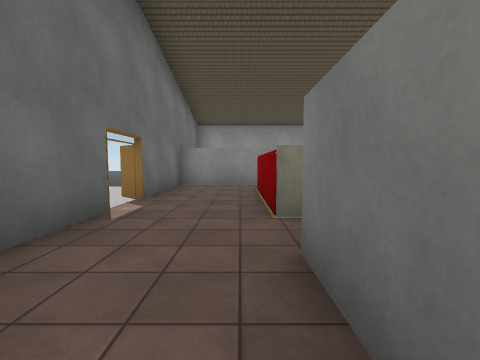
view 1 (above)

24 first-person views from a walk through a scene from a Unity 3-D project. The camera is 1.4 m above the floor, tilts 4° down and sees 90° across. The floor is counted in squares, 2 m on a side. Each view is taken from the middle of a square. On the plan, view 1 faces up. The plan holds only what a view shows up to about 9 squares ahead; the rest is blank. The place goes on beyond the plan. The player is left out. Some surface patterns are stand-ins.

view 2
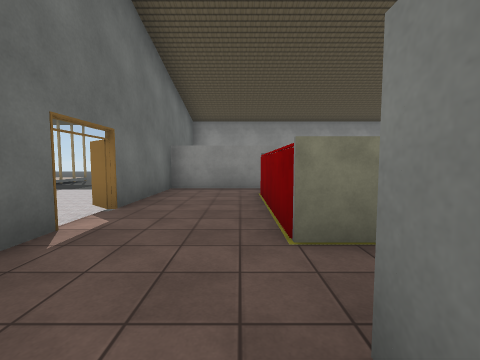

view 3
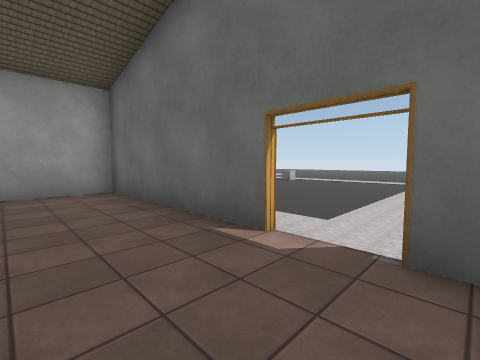

view 4
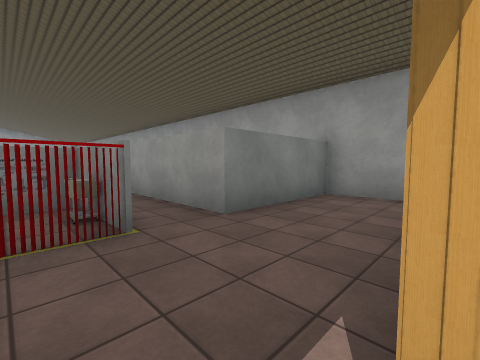

view 5
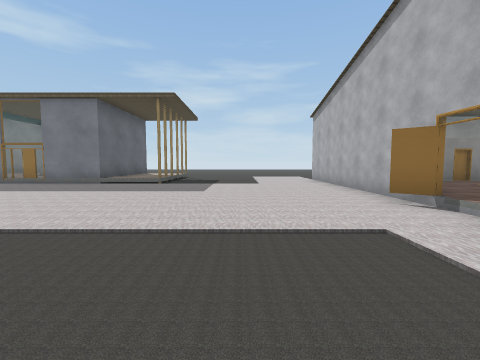

view 6
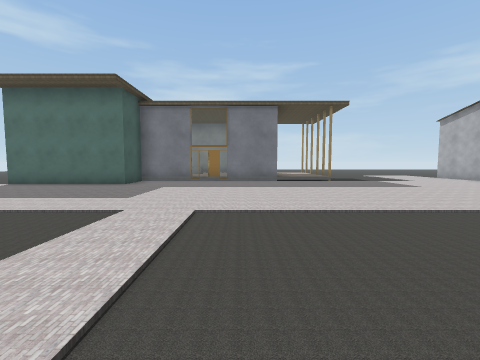

view 7
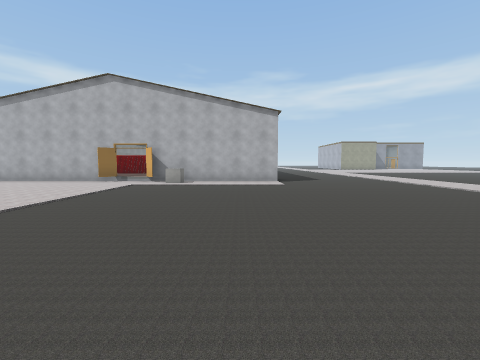

view 8
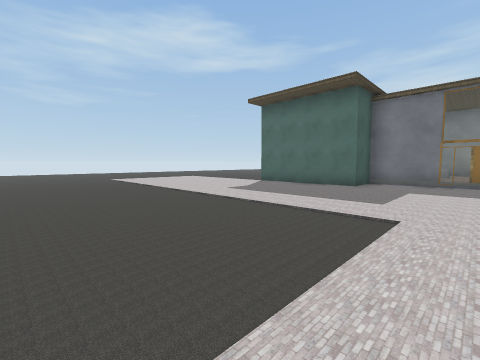

view 9
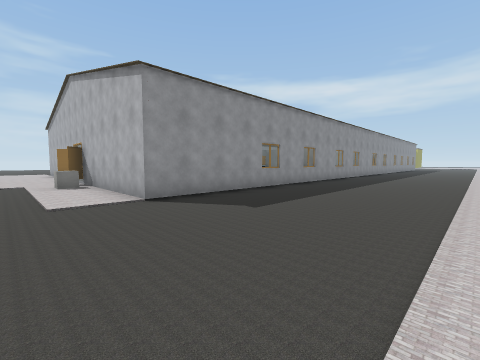

view 10
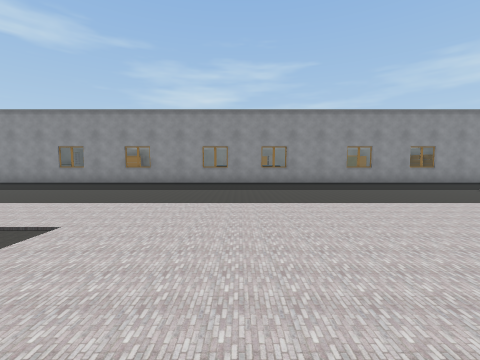

view 11
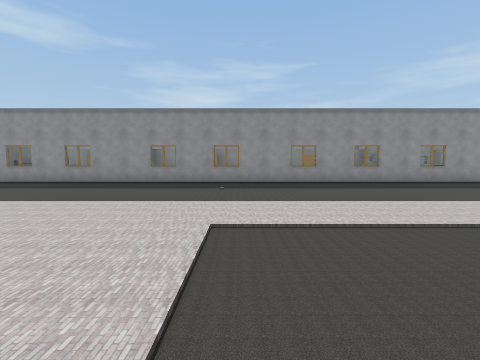

view 12
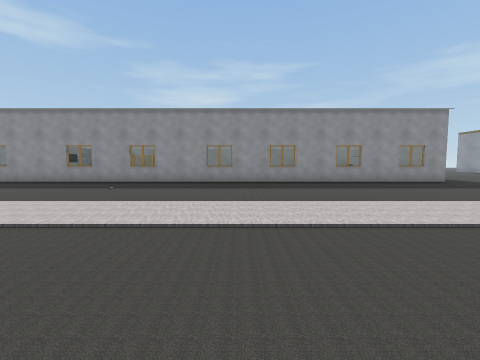

view 13
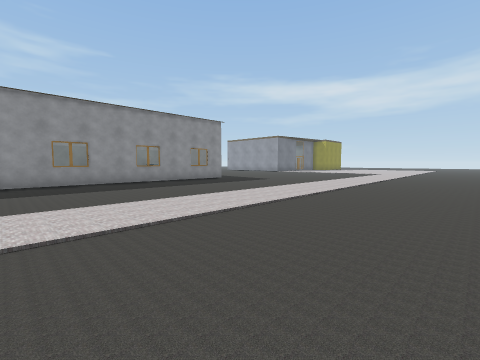

view 14
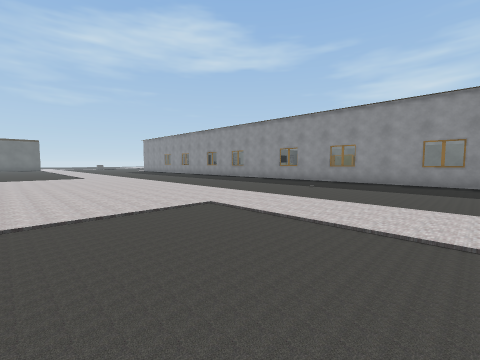

view 15
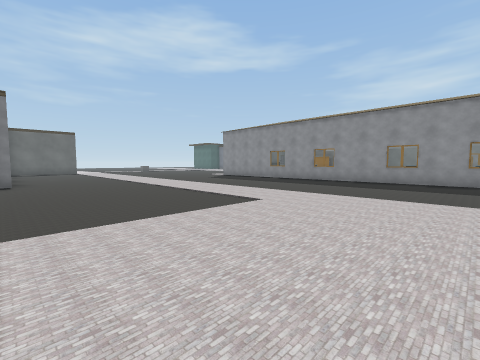

view 16
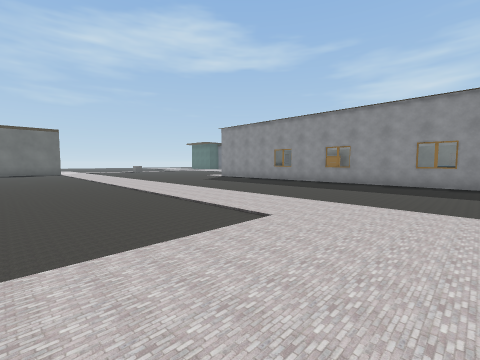

view 17
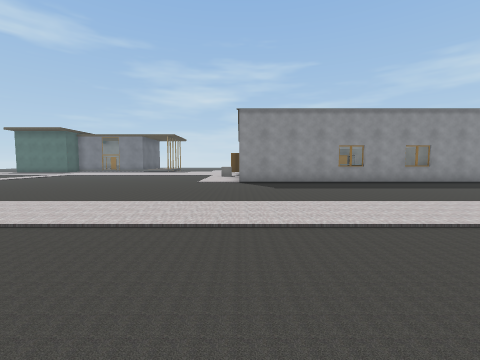

view 18
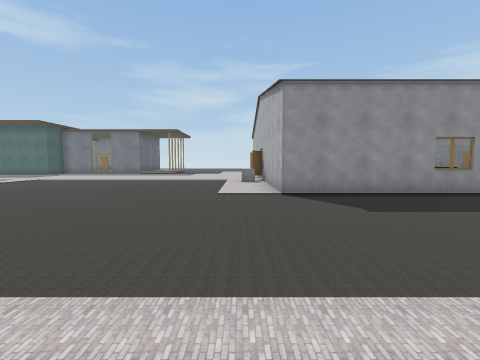

view 19
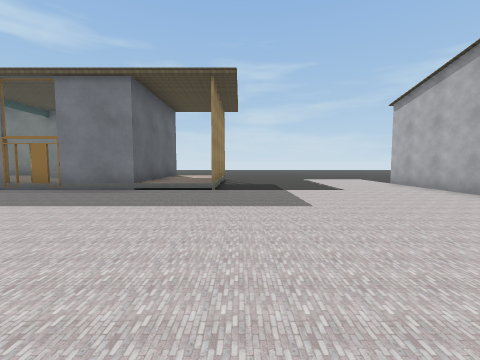

view 20
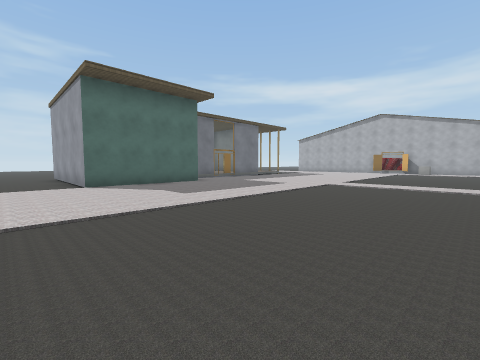

view 21
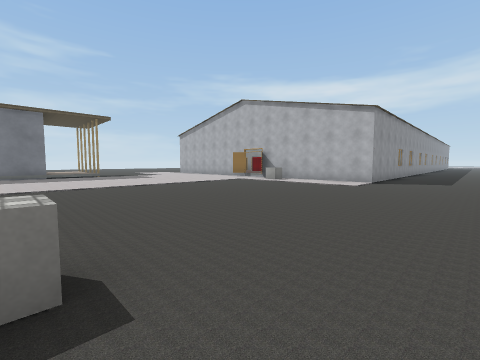

view 22
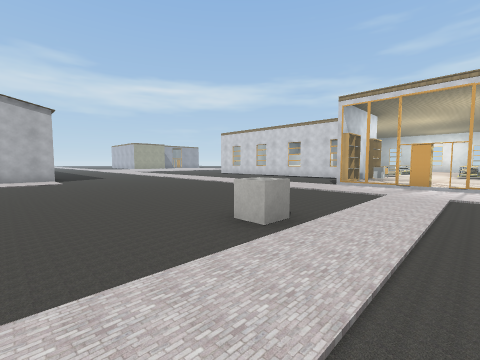

view 23
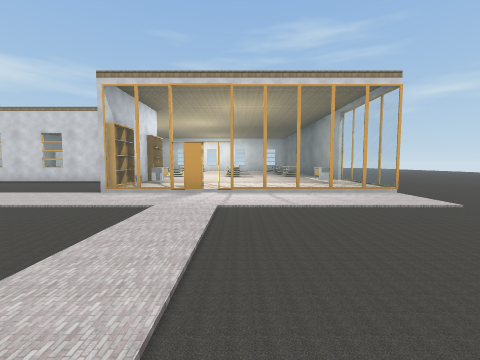

view 24
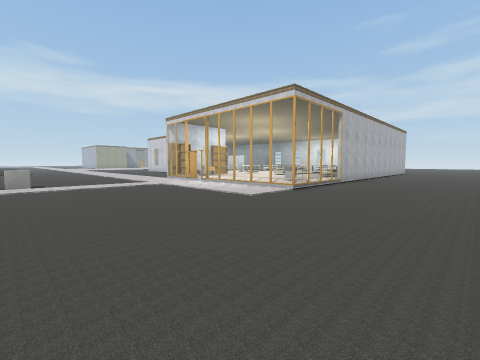

### Floor plan
Key: @ floor where view 1 was taken; # wall or solid block; x gap in a wall; . main floor; : floor 0.25 m higher than the main floor; + floor 0.5 m higher than the main floor; / step, stairs or slope; = window, fence, low wall or low ledge; ^ raised ledge; C cube; O other object.
Columns run from 20 left of view 1 to 25 right of it. Each row starts with its distance up from view 1.
 10 ..#       #+x...::#
  9 ..#  ###O##//...::#
  8 ..####::::::::::::#####
  7 ::::::::::::::::::#+++
  6 ::::::::::::::::::#++#
  5 ::::::::::::::::::#++=#
  4 ::::::::::::::::::/++=#
  3 ........:........:#++##
  2 ........:........C#+++++  ####
  1 ........:........:#++#####           ==
  0 ........:........:#+@###   ^
 -1        .:........:#########=#=##=####=####=#=#
 -2 ........:C....................................
 -3 ........:.....................................
 -4 ........:.....................................
 -5 ........:.....................................
 -6 ....::::::::::::::::::::::::::::::::::::::::::
 -7 ....::::O::::  :::::::::::::::::::::::::::::::
 -8 ....====#==...  ...........::::::::...........
 -9 ....=:::::#.... ...........::::::::...........
-10 ....=:::::# ...............::::::::...........
-11 ....#:::: ####=#=  #.......:::
-12 ....
-13 ...
-14 ..

Where each view was taken, in squares from view 1:
view 1: 0 up, 0 right, facing up
view 2: 1 up, 0 right, facing up
view 3: 5 up, 0 right, facing down-left
view 4: 4 up, 2 left, facing down-right
view 5: 1 up, 5 left, facing up
view 6: 0 up, 11 left, facing up
view 7: 0 up, 11 left, facing right
view 8: 0 up, 12 left, facing up-left
view 9: 6 down, 4 left, facing up-right
view 10: 10 down, 8 right, facing up
view 11: 10 down, 15 right, facing up
view 12: 10 down, 18 right, facing up
view 13: 10 down, 18 right, facing up-right
view 14: 10 down, 18 right, facing up-left
view 15: 11 down, 9 right, facing up-left
view 16: 10 down, 8 right, facing up-left
view 17: 10 down, 2 left, facing up
view 18: 7 down, 3 left, facing up
view 19: 3 up, 7 left, facing up
view 20: 0 up, 20 left, facing up-right
view 21: 4 down, 11 left, facing up-right
view 22: 0 up, 13 left, facing down-right
view 23: 2 down, 13 left, facing down
view 24: 2 down, 20 left, facing down-right
